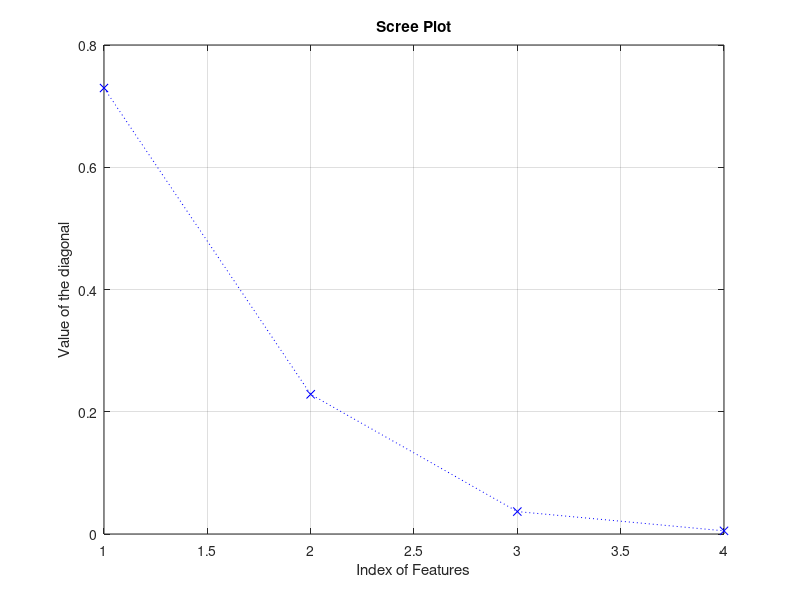
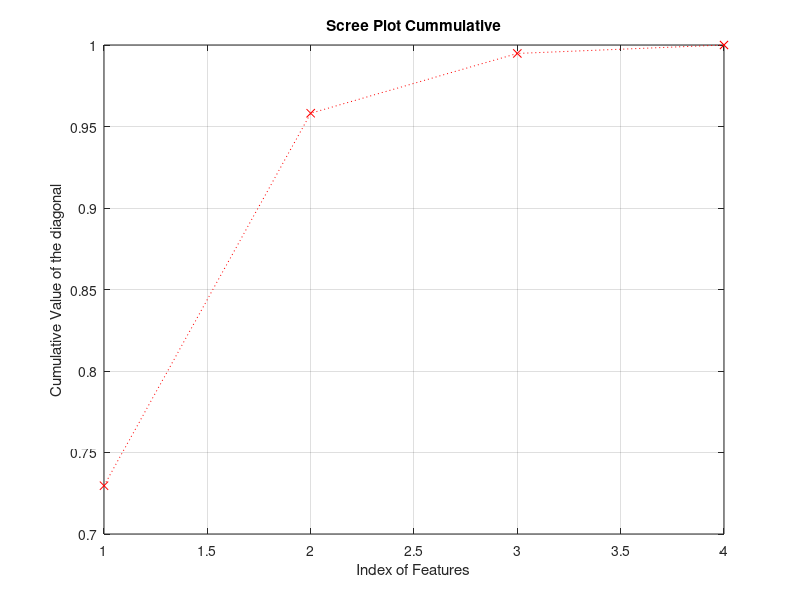
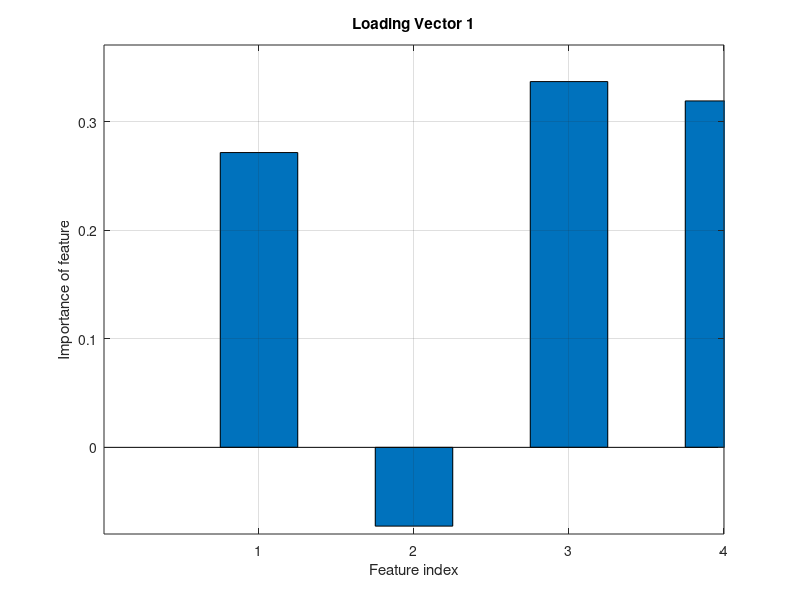
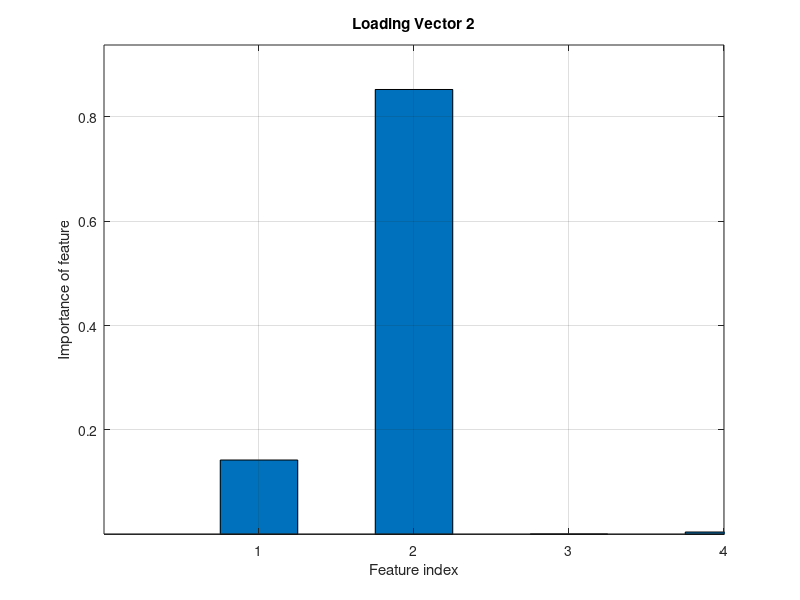

MATLAB code for these plots, in order: (Note: this script raises an error after producing the figures.)

clear space all 
load('iris.mat')

% Creating the column that represent the tag of each flower
firstColumn = ones(50,1);
% Concatenate the tag to the setosa
setosaAdded = horzcat(firstColumn, setosa);
% Concatenate the tag to other flowers
firstColumn(:,1) = 2;
versicolorAdded = horzcat(firstColumn, versicolor);
firstColumn(:,1) = 3;
virginicaAdded = horzcat(firstColumn,virginica);

% Now get the combned data that has 150 rows and 5 columns 
totalFlower = vertcat(setosaAdded,versicolorAdded,virginicaAdded);


% Shuffle the matrix
ctotal = totalFlower(randperm(size(totalFlower,1)),:);

% Means of all flower. Do not use it but just keep it around
means = mean(ctotal);    

% Standard deviation of all flowers. Also like above
stdv = std(ctotal); 

% X will be the normalized data
 X = ctotal;

 
% 

% Mean-center/scale each feature, X is NORMALIZED & MEAN CENTERED  dataset 

% Scale S by maximum value

% do not normalize the plot

for i=2:5 

    for j=1:150 

        X(j,i) = ( means(:,i) - ctotal(j,i))/stdv(:,i); 

    end 

end 


% Only take 4 columns that represent the data set

[U S V] = svd(X(:,2:5),0); 

            

% Get the matrix in the transformed space
Ur = U * S;

% Number of features to use 
f_to_use = 5;      

feature_vector = 1:f_to_use; 

% Mean of the new feature

% Var of the new feature

r = Ur; 


% Now concatenate the tag to the new transformed space 
Ur = horzcat(ctotal(:,1),Ur)

% Sort the rows by the tag. In the increasing order
% 1 is setosa, 2 is virginica, 3 is versicolor
[values, order] = sort(Ur(:,1));
Ur = Ur(order,:);

% Get the mean and covariance of each flower in the new 
meanOfFirstClass = mean(Ur(1:50,2:5))
meanOfSecondClass = mean(Ur(51:100,2:5))
meanOfThirdClass = mean(Ur(101:150,2:5))

coVarOfFirstClass = cov(Ur(1:50,2:5))
coVarOfSecondClass = cov(Ur(51:100,2:5))
coVarOfThirdClass = cov(Ur(101:150,2:5))


% 

% Obtain the necessary information for Scree Plots 

% Obtain S^2 (and can also use to normalize S)   

% 
% 

% Obtain the necessary information for Scree Plots 

% Obtain S^2 (and can also use to normalize S)   

% 
nfeatures = 4
S2 = S^2; 
weights2 = zeros(nfeatures,1); 
% Get the sum of all the diagonal value
sumS2 = sum(sum(S2)); 
weightsum2 = 0; 

for i=1:nfeatures 
      
    weights2(i) = S2(i,i)/sumS2; 

    weightsum2 = weightsum2 + weights2(i); 

    weight_c2(i) = weightsum2; 

end 

 

%Plotting Scree Plots. The normal one and the cumulative Scree Plot

figure; 

plot(weights2,'x:b'); 
grid; 
title('Scree Plot'); 
xlabel('Index of Features')
ylabel('Value of the diagonal')

 

figure; 
plot(weight_c2,'x:r'); 
grid; 
title('Scree Plot Cummulative');
xlabel('Index of Features')
ylabel('Cumulative Value of the diagonal')

% Squaring the loading vector to generate the bar plot later on
for i=1:nfeatures 

    for j=1:nfeatures 

        Vsquare(i,j) = V(i,j)^2; 

        if V(i,j)<0 

            Vsquare(i,j) = Vsquare(i,j)*-1; 

        else  

            Vsquare(i,j) = Vsquare(i,j)*1; 

        end 

    end 

end

% Generate loading vectors of 4 class
for i =1:4

    figure;
    
    bar(Vsquare(:,i),0.5); 

    grid; 

    ymin = min(Vsquare(:,i)) + min(Vsquare(:,i))/10; 

    ymax = max(Vsquare(:,i)) + max(Vsquare(:,i))/10; 

    axis([0 nfeatures ymin ymax]); 

    xlabel('Feature index'); 

    ylabel('Importance of feature'); 

    [chart_title, ERRMSG] = sprintf('Loading Vector %d',i); 

    title(chart_title);    
end

figure;
% Generate the matrix Scatter plot of the new transformed data set
xName = {'First Attribute' 'Second Attribute' 'Third Attribute' 'Fourth Attribute'} ;

gplotmatrix(Ur(:,2:5),Ur(:,2:5),Ur(:,1),'rgb','xo',3,'on','none',xName,xName);
h = findobj('Tag','legend');
xlabel('Value');
ylabel('Value');
set(h, 'String', {'Setosa', 'Versicolor', 'Virginica'});
title('Scatter plot of the new transformed space ','fontsize',16);








% Generate 3D Scatter plot for each class 
class1 = Ur(1:50,2:5);
class2 = Ur(51:100,2:5);
class3 = Ur(101:150,2:5);


figure; 
x = 1;
y= 2;
z = 3 ;
k =4
scatter3(class1(:,x), class1(:,y), class1(:,z), 'r.'); 
title('3D Scatter plot of the new Transformed Space')
xlabel('First Attribute')
ylabel('Second Attribute')
zlabel('Third Attribute')

hold on; 

scatter3(class2(:,x), class2(:,y), class2(:,z), 'b.'); 

scatter3(class3(:,x), class3(:,y), class3(:,z), 'g^');

legend('Setosa', 'Versicolor', 'Virginica');
hold off







% Generate 3D Scatter plot of the original dataset
figure;
scatter3(virginica(:,x),virginica(:,y),virginica(:,z),'g^');


hold on;
title('Original Dataset')
xlabel('Sepal Width')
ylabel('Sepal Length')
zlabel('Petal Width')
scatter3(setosa(:,1),setosa(:,2),setosa(:,3),'r.');
scatter3(versicolor(:,1),versicolor(:,2),versicolor(:,3),'b.');
legend('Virginica', 'Setosa', 'Versicolor');

% Scatter plot of using only U 
figure;
U = horzcat(ctotal(:,1),U);
[values, order] = sort(U(:,1));
U = U(order,:);
gplotmatrix(U(:,2:5),U(:,2:5),U(:,1),'rgb','xo',3,'on','none',xName,xName);
h = findobj('Tag','legend');
xlabel('Value');
ylabel('Value');
set(h, 'String', {'Setosa', 'Versicolor', 'Virginica'});
title('Scatter plot of the new transformed space that is only U','fontsize',16);

%3D Scatter Plot using only U 

class1 = U(1:50,2:5);
class2 = U(51:99,2:5);
class3 = U(100:150,2:5);
figure;
scatter3(class1(:,x), class1(:,y), class1(:,z), 'r.'); 
title('3D Scatter plot of the new Transformed Space of only using U')
xlabel('First Attribute')
ylabel('Second Attribute')
zlabel('Third Attribute')

hold on; 

scatter3(class2(:,x), class2(:,y), class2(:,z), 'b.'); 

scatter3(class3(:,x), class3(:,y), class3(:,z), 'g^');

legend('Setosa', 'Versicolor', 'Virginica');

hold off 

